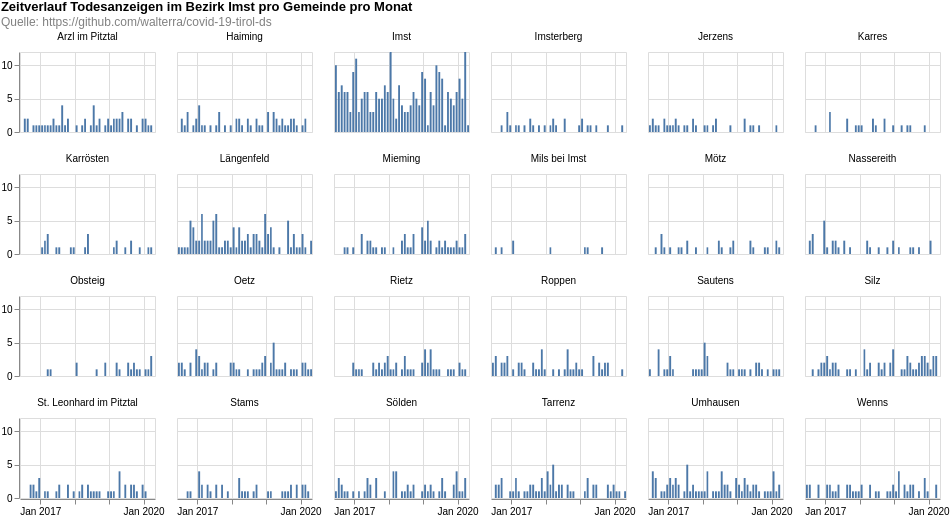

Describe this chart as a Vega-Lite specification.
### Vega-Lite specification from a JSON file in a GitHub repository (floating-point values rounded to 4 significant figures; data arrays with more than 128 entries replaced by an {"elided": "..."} marker saying what was removed)
{"$schema": "https://vega.github.io/schema/vega-lite/v4.8.1.json", "columns": 6, "config": {"view": {"continuousHeight": 300, "continuousWidth": 400}}, "data": {"name": "data-673025034f7d022d2096c0107542a7e2"}, "datasets": {"data-673025034f7d022d2096c0107542a7e2": {"elided": "1263 records"}}, "facet": {"field": "municipaly", "title": null, "type": "nominal"}, "padding": 0, "spec": {"layer": [{"encoding": {"tooltip": [{"field": "date", "timeUnit": "yearmonth", "type": "temporal"}, {"aggregate": "sum", "field": "count", "type": "quantitative"}], "x": {"field": "date", "timeUnit": "yearmonth", "title": null, "type": "temporal"}, "y": {"aggregate": "sum", "field": "count", "title": null, "type": "quantitative"}}, "height": 80, "mark": "bar", "width": 135}]}, "title": {"color": "black", "subtitle": ["Quelle: https://github.com/walterra/covid-19-tirol-ds"], "subtitleColor": "gray", "text": ["Zeitverlauf Todesanzeigen im Bezirk Imst pro Gemeinde pro Monat"]}}
